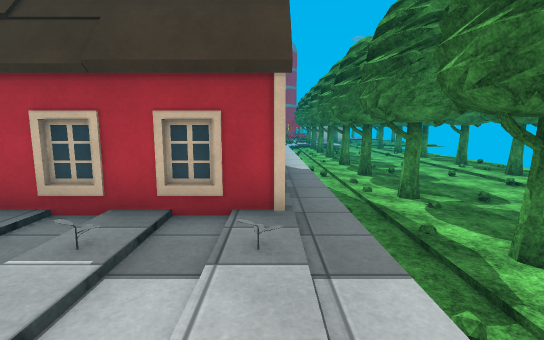
[1] (above)

14 first-person views from a walk through a 3-D level made in the Unity game engine. The camera is 1.2 m above the floor, tilts 8° down and sees 85° across. The floor is counted in squares, 1 m on a side. Each view is taken from the middle of a square. On the plan, view 1 faces up. The plan holds only what a view shows up to about 13 squares ahead; the rest is blank. The place goes on beyond the plan. Some animated figures are not drawn. Some surface patterns are stand-ins.

[2]
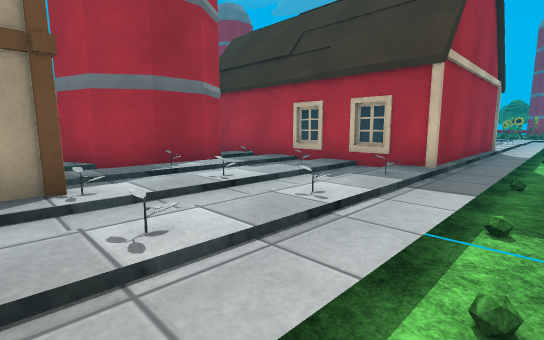

[3]
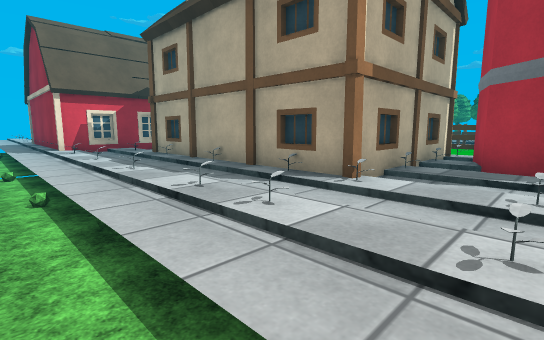

[4]
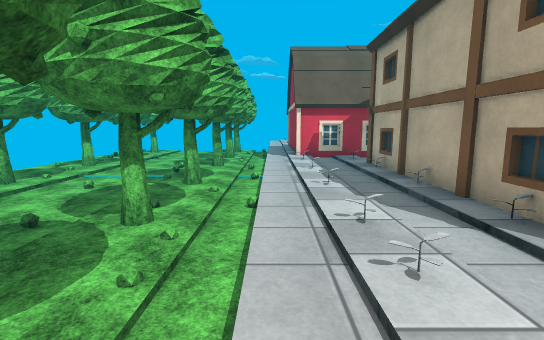

[5]
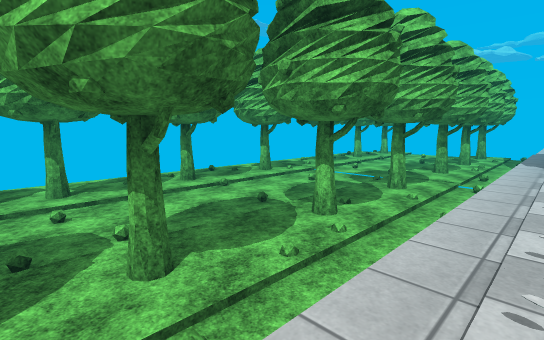

[6]
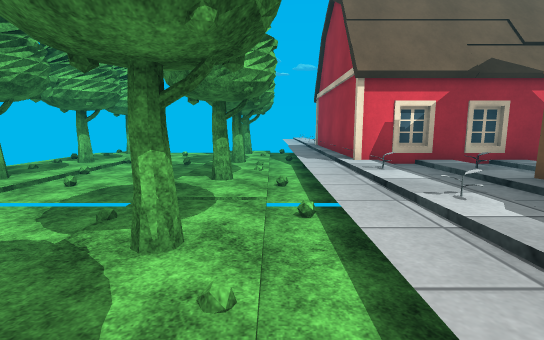

[7]
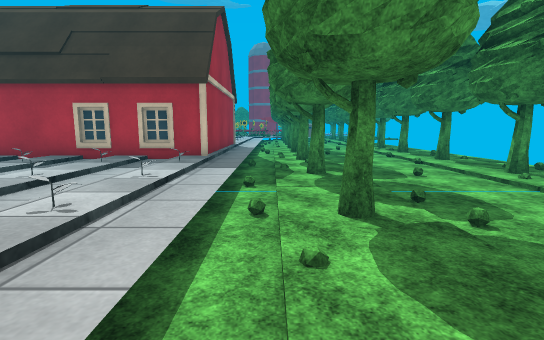

[8]
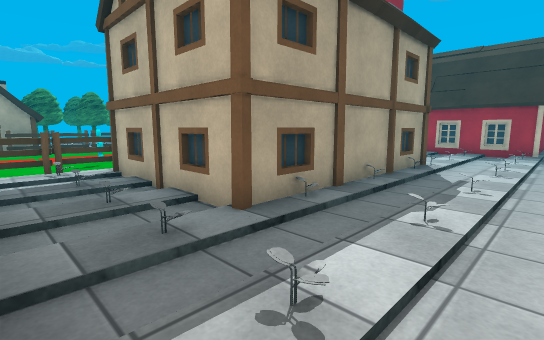

[9]
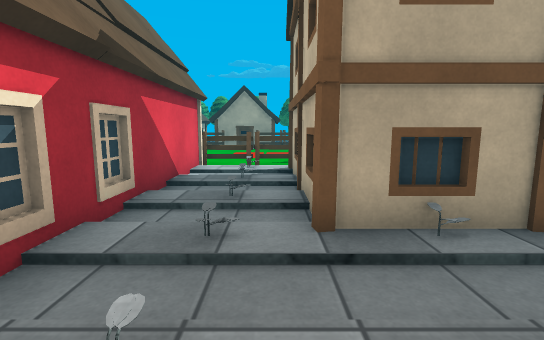

[10]
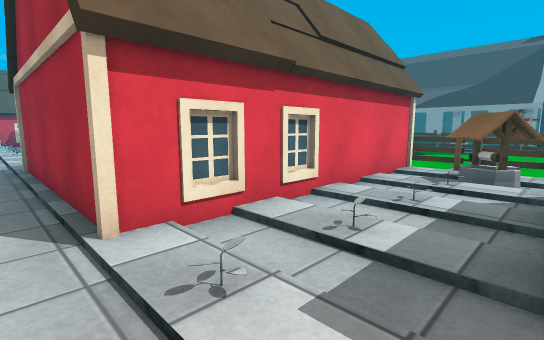

[11]
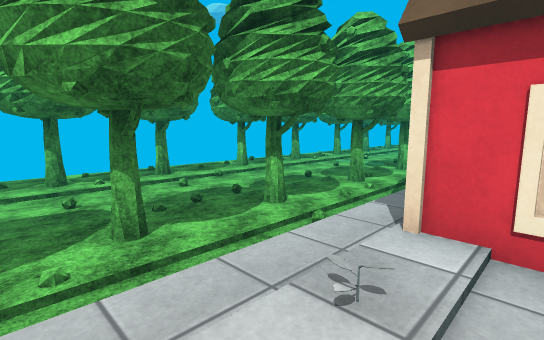

[12]
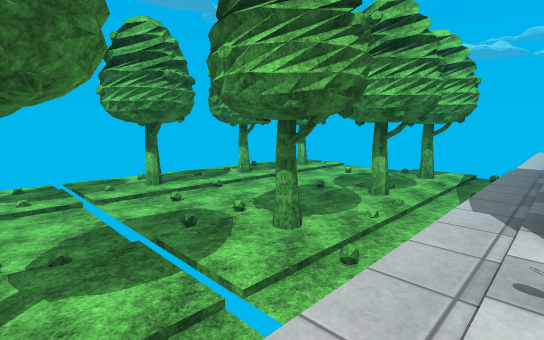

[13]
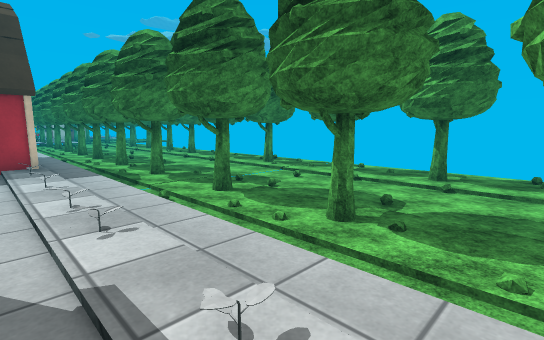

[14]
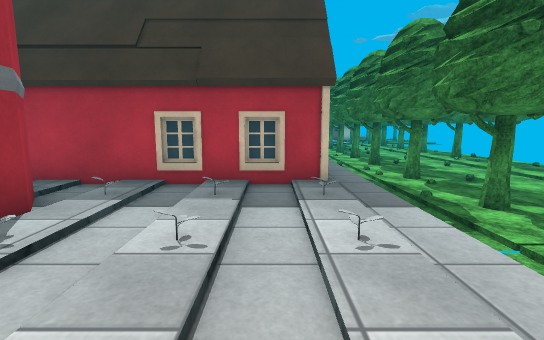

### Floor plan
Key: @ floor where view 1 was taken; # wall or solid block; . main floor; - floor 0.25 m lower than the main floor; _ floor 0.5 m lower than the main floor; / step, stairs or slope; T tree; H house; F fence; W well; O other object.
Columns run from 15 left of view 1 to 9 right of it. Each row starts with its distance up from view 1.
 14      -# W     ../
 13      --FWW....../ TT   TT
 12        FW......./ T    T
 11     ---FHHHHHHHH/
 10     --         H/ TT   TT
  9                H/
  8                H/
  7                H/ TT   TT
  6                H/ T    T
  5         HHHHHHHH/
  4         HHHHHHHH/ T    T
  3           #/./.// TT   TT
  2           #...../
  1           #/././/_
  0          ##....@/ TT   TT
 -1        FHHHHHH.//
 -2        F H   H.//_
 -3              H../ TT   TT
 -4              H../_T    T
 -5              H.//
 -6              H../ T    T
 -7              H.// TT   TT
 -8  .. .OF HHHHHH../
 -9 ... ..F........./
-10 ... ..FF......../ TT   TT
-11     ...FHHHHHHHH/ T    T
-12         HHHHHHHH/
-13                H/ T    T
-14                H/ TT   T
-15                H/
-16                H/
-17                H/ TT   TT

Positions as (right, up) in squares from view 1, and headings:
1: (0, 0), facing up
2: (2, -2), facing up-left
3: (2, 1), facing down-left
4: (1, 1), facing down
5: (0, 1), facing down-right
6: (2, -4), facing down
7: (2, -4), facing up
8: (1, -11), facing up-left
9: (1, -9), facing left
10: (1, 14), facing down-left
11: (-1, 14), facing down-right
12: (0, -7), facing down-right
13: (-1, -6), facing up-right
14: (-1, -2), facing up
